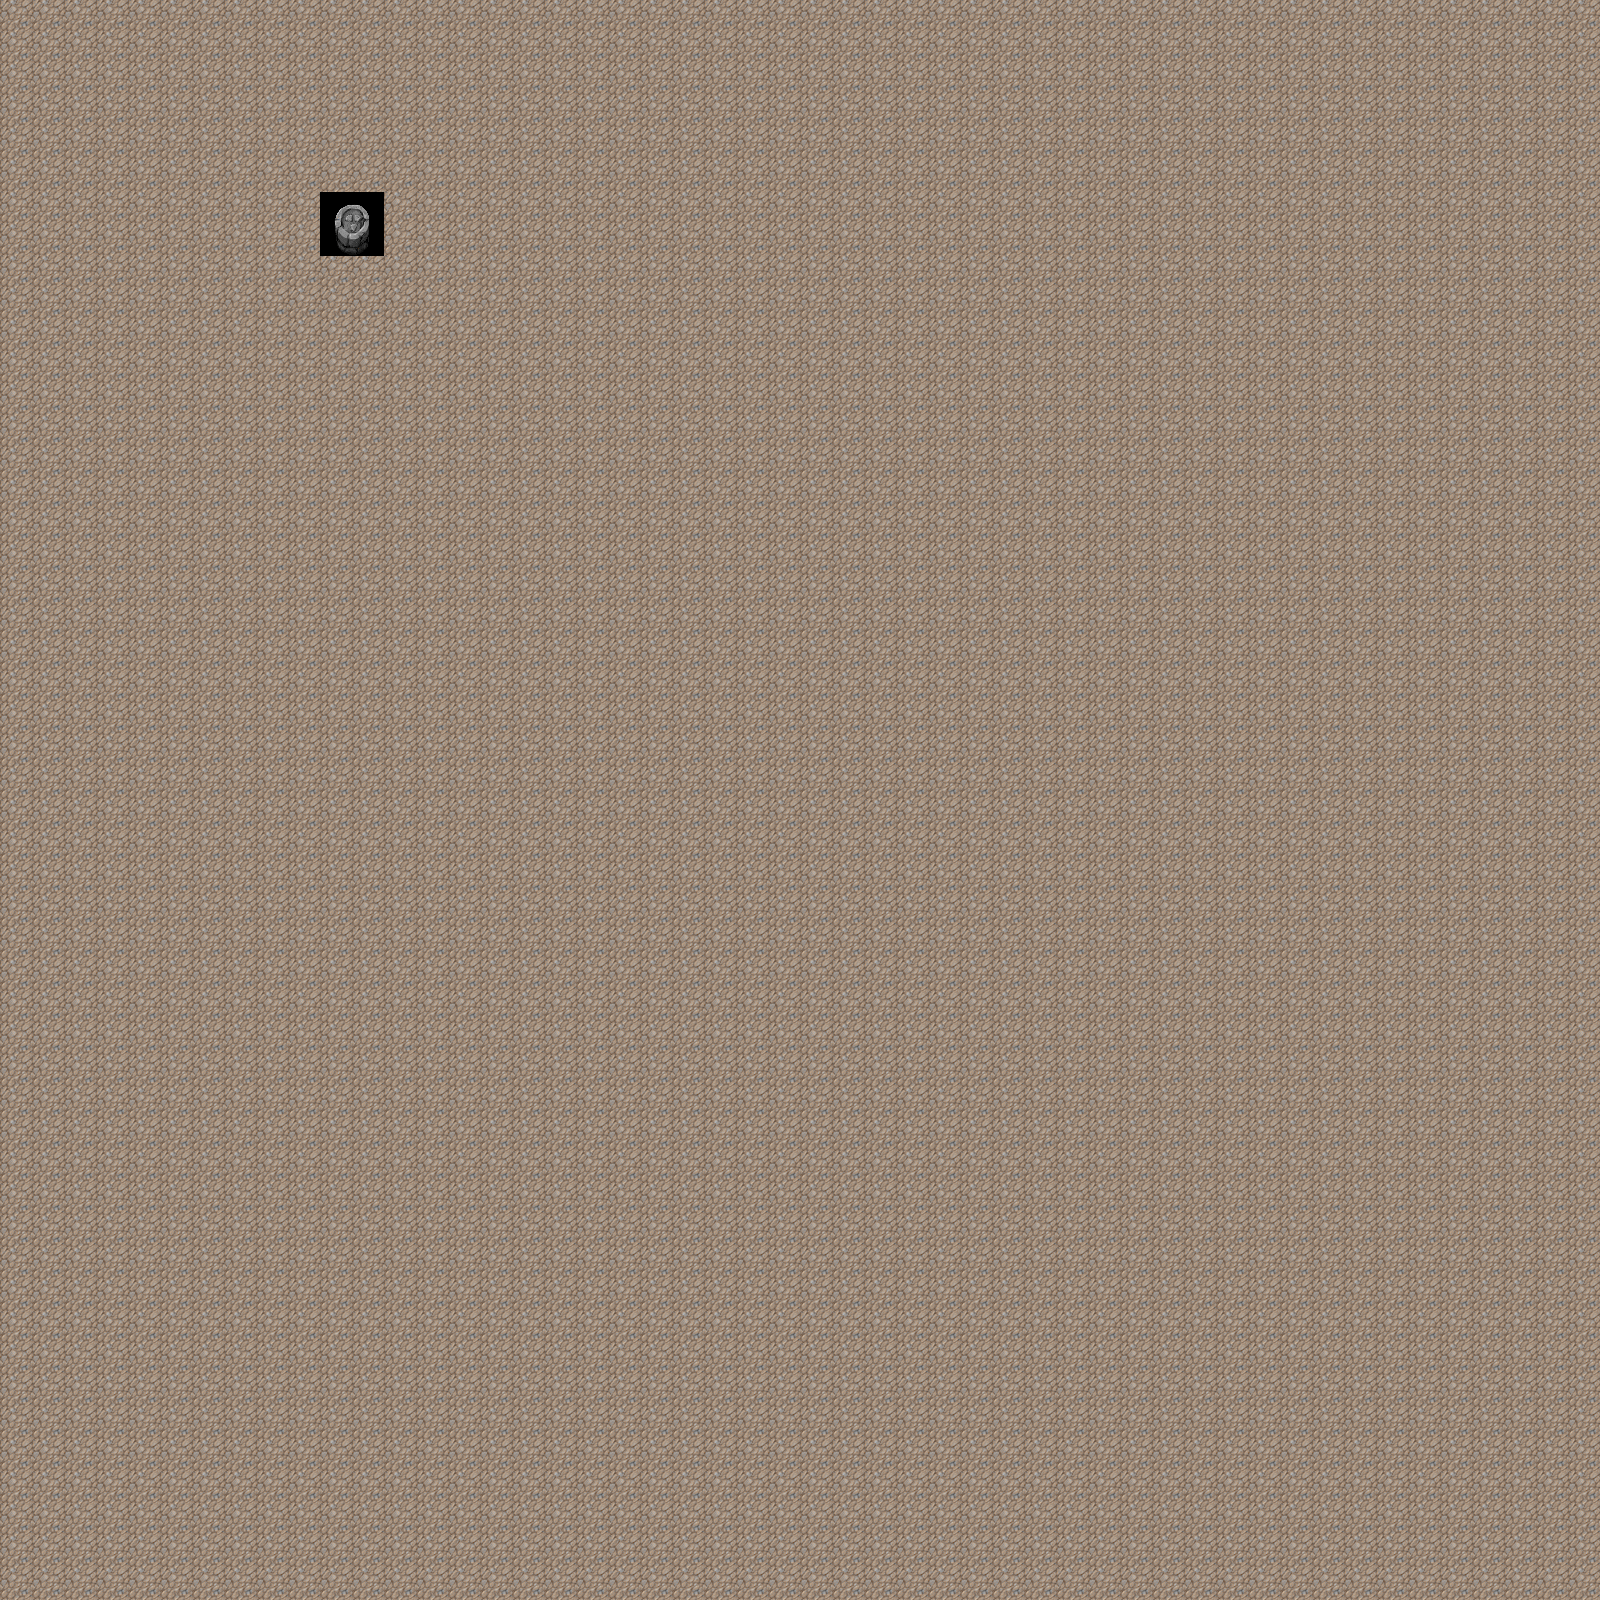

The image is a tile-based game level rendered from a .tmx file. Its description and source (layers, tilesets, objects; grid data summarised) follow:
An orthogonal 50x50 tile map with 32x32 px tiles, 1 tile layer (Tile Layer 1).

<map version="1.0" orientation="orthogonal" width="50" height="50" tilewidth="32" tileheight="32">
 <tileset firstgid="1" name="Dungeon2" tilewidth="32" tileheight="32">
  <image source="mountain_landscape_23.png" width="512" height="512" />
  <tile id="238">
   <properties>
    <property name="World" value="" />
   </properties>
  </tile>
  <tile id="239">
   <properties>
    <property name="World" value="" />
   </properties>
  </tile>
  <tile id="254">
   <properties>
    <property name="World" value="" />
   </properties>
  </tile>
  <tile id="255">
   <properties>
    <property name="World" value="" />
   </properties>
  </tile>
 </tileset>
 <layer name="Tile Layer 1" width="50" height="50">
  <data>[2500 cells, 2500 non-empty, 5 distinct tile ids]</data>
 </layer>
</map>
